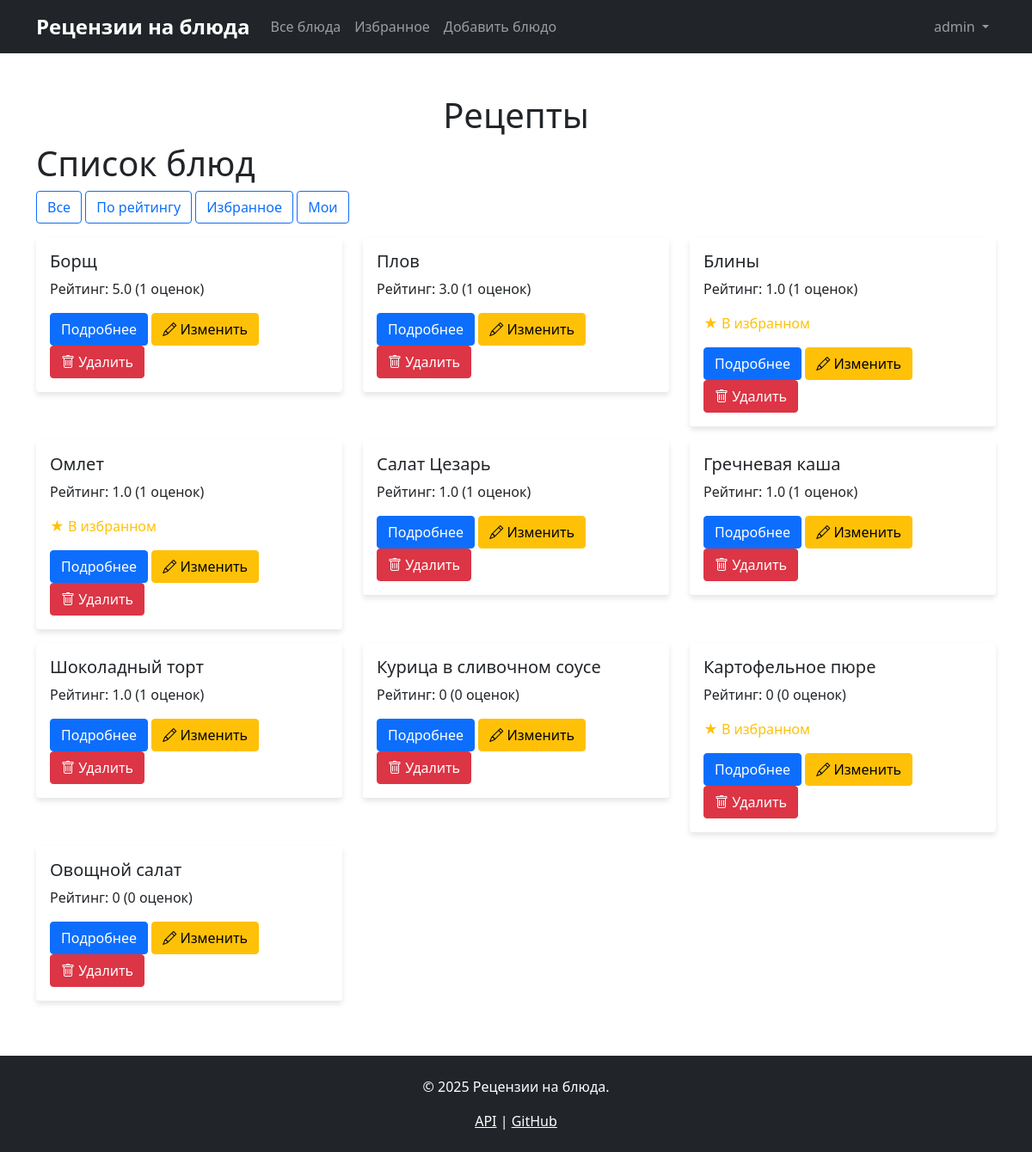
Page /dishes?sort=rating (signed in) on the committed database.
### data/users.py (models this page shows, shortened)
class User(SqlAlchemyBase, UserMixin, SerializerMixin):
    __tablename__ = 'users'
    id = sqlalchemy.Column(sqlalchemy.Integer,
                           primary_key=True, autoincrement=True)
    login = sqlalchemy.Column(sqlalchemy.String,
                              index=True, unique=True, nullable=True)
    hashed_password = sqlalchemy.Column(sqlalchemy.String, nullable=True)
    ratings = orm.relationship("DishRating", back_populates='user')
    favourites = orm.relationship("Favourite", back_populates='user')

### data/dishes.py (models this page shows, shortened)
class Dish(SqlAlchemyBase, SerializerMixin):
    __tablename__ = 'dishes'
    id = sqlalchemy.Column(sqlalchemy.Integer,
                           primary_key=True, autoincrement=True)
    name = sqlalchemy.Column(sqlalchemy.String, nullable=True, unique=True)
    ingredients = sqlalchemy.Column(sqlalchemy.Text, nullable=True)
    url = sqlalchemy.Column(sqlalchemy.String, nullable=True)
    author_id = sqlalchemy.Column(sqlalchemy.Integer,
                                  sqlalchemy.ForeignKey("users.id"),
                                  nullable=True)
    ratings = orm.relationship("DishRating", back_populates='dish')
    favourites = orm.relationship("Favourite", back_populates='dish')
    author = orm.relationship('User', backref='created_dishes')

### blueprints/dishes.py (the view, shortened to what this page needs)
@dishes_bp.route('/dishes', methods=['GET'])
@login_required
def dishes_list():
    sort_by = request.args.get('sort', 'default')
    session = db_session.create_session()
    if sort_by == 'rating':
        dishes_query = session.query(DishWithRating).order_by(
            desc(DishWithRating.average_rating)
        ).all()
    else:
        dishes_query = session.query(DishWithRating).all()
    dishes = []
    for dish_view in dishes_query:
        dish_full = session.query(Dish).filter(Dish.id == dish_view.id).first()
        can_edit = False
        if dish_full.author_id == current_user.id or current_user.id == 1:
            can_edit = True
        dish_info = {
            'id': dish_view.id,
            'name': dish_view.name,
            'ingredients': dish_view.ingredients,
            'url': dish_view.url,
            'average_rating': dish_view.average_rating,
            'rating_count': dish_view.rating_count,
            'is_favourite': False,
            'user_rating': None,
            'can_edit': can_edit
        }
        favourite = session.query(Favourite).filter(
            Favourite.user_id == current_user.id,
            Favourite.dishes_id == dish_view.id
        ).first()
        dish_info['is_favourite'] = favourite is not None
        user_rating = session.query(DishRating).filter(
            DishRating.user_id == current_user.id,
            DishRating.dish_id == dish_view.id
        ).first()
        dish_info['user_rating'] = user_rating.rating if user_rating else None
        dishes.append(dish_info)
    session.close()
    return render_template('dishes.html',
                           title='Список блюд',
                           dishes=dishes,
                           current_sort=sort_by,
                           get_navbar=get_navbar(),
                           get_footer=get_footer())

### app.py (called while the page is built)
def get_footer():
    return '''<footer class="bg-dark text-white py-4 mt-5">
        <div class="container text-center">
            <p>&copy; 2025 Рецензии на блюда.</p>
            <p class="mb-0">
                <a href="/api/dishes" class="text-white">API</a> |
                <a href="https://github.com" class="text-white">GitHub</a>
            </p>
        </div>
    </footer>'''

@login_manager.user_loader
def load_user(user_id):
    session = db_session.create_session()
    return session.query(User).get(int(user_id))

### blueprints/dishes.py (called while the page is built)
def get_navbar():
    from app import get_navbar as app_get_navbar
    return app_get_navbar()

def get_footer():
    from app import get_footer as app_get_footer
    return app_get_footer()

### data/db_session.py (called while the page is built)
def create_session() -> Session:
    global __factory
    return __factory()

### templates/dishes.html (shortened to what this page needs)
{% extends "base.html" %}
{% block content %}
<h1>Список блюд</h1>
<div class="mb-3">
    <a href="{{ url_for('dishes.dishes_list') }}" class="btn btn-outline-primary">Все</a>
    <a href="{{ url_for('dishes.dishes_list', sort='rating') }}" class="btn btn-outline-primary">По рейтингу</a>
    <a href="{{ url_for('dishes.dishes_list', sort='favourites') }}" class="btn btn-outline-primary">Избранное</a>
    <a href="{{ url_for('dishes.dishes_list', sort='my_dishes') }}" class="btn btn-outline-primary">Мои</a>
</div>
<div class="row">
    {% for dish in dishes %}
    <div class="col-md-4 mb-3">
        <div class="card">
            <div class="card-body">
                <h5>{{ dish.name }}</h5>
                <p>Рейтинг: {{ dish.average_rating }} ({{ dish.rating_count }} оценок)</p>
                {% if dish.is_favourite %}
                <p class="text-warning">★ В избранном</p>
                {% endif %}
                <a href="{{ url_for('dishes.dish_detail', dish_id=dish.id) }}" class="btn btn-primary">Подробнее</a>
                {% if dish.can_edit %}
                <a href="{{ url_for('dishes.edit_dish', dish_id=dish.id) }}"
                               class="btn btn-warning">
                                <i class="bi bi-pencil"></i> Изменить
                            </a>
                <form action="{{ url_for('dishes.delete_dish', dish_id=dish.id) }}"
                                  method="POST"
                                  class="d-inline"
                                  onsubmit="return confirm('Вы уверены, что хотите удалить эту работу?');">
                                <button type="submit" class="btn btn-danger">
                                    <i class="bi bi-trash"></i> Удалить
                                </button>
                </form>
                {% else %}
                <span class="text-muted">Нет прав</span>
                {% endif %}
            </div>
        </div>
    </div>
    {% endfor %}
</div>
{% endblock %}

### templates/base.html (shortened to what this page needs)
<!DOCTYPE html>
<html>
<head>
    <link href="https://cdn.jsdelivr.net/npm/bootstrap@5.1.3/dist/css/bootstrap.min.css" rel="stylesheet">
    <link rel="stylesheet" href="https://cdn.jsdelivr.net/npm/bootstrap-icons@1.10.0/font/bootstrap-icons.css">
    <link rel="stylesheet" href="{{url_for('static', filename='css/style.css')}}">
</head>
<body>
    {{ get_navbar|safe }}
    <div class="container text-center mt-5">
        <h1>Рецепты</h1>
    </div>
    <main role="main" class="container">
      {% block content %}{% endblock %}
    </main>
    {{ get_footer|safe }}
</body>
</html>

### static/css/style.css (style rules this page uses)
.navbar-brand { font-weight: bold; font-size: 1.5rem; }
.card { box-shadow: 0 4px 6px rgba(0, 0, 0, 0.1); border: none; }

### rows in the picture
User: login "Рецензии на блюда Все блюда Избранное Добавить блюдо admin"
Dish: name "Борщ", average_rating "5.0", rating_count "1"
Dish: name "Плов", average_rating "3.0", rating_count "1"
Dish: name "Блины", average_rating "1.0", rating_count "1", shows "★ В избранном"
Dish: name "Омлет", average_rating "1.0", rating_count "1", shows "★ В избранном"
Dish: name "Салат Цезарь", average_rating "1.0", rating_count "1"
Dish: name "Гречневая каша", average_rating "1.0", rating_count "1"
Dish: name "Шоколадный торт", average_rating "1.0", rating_count "1"
Dish: name "Курица в сливочном соусе", average_rating "0", rating_count "0"
Dish: name "Картофельное пюре", average_rating "0", rating_count "0", shows "★ В избранном"
Dish: name "Овощной салат", average_rating "0", rating_count "0"

### other values in the picture
{{ get_footer|safe }} "© 2025 Рецензии на блюда. API | GitHub"
